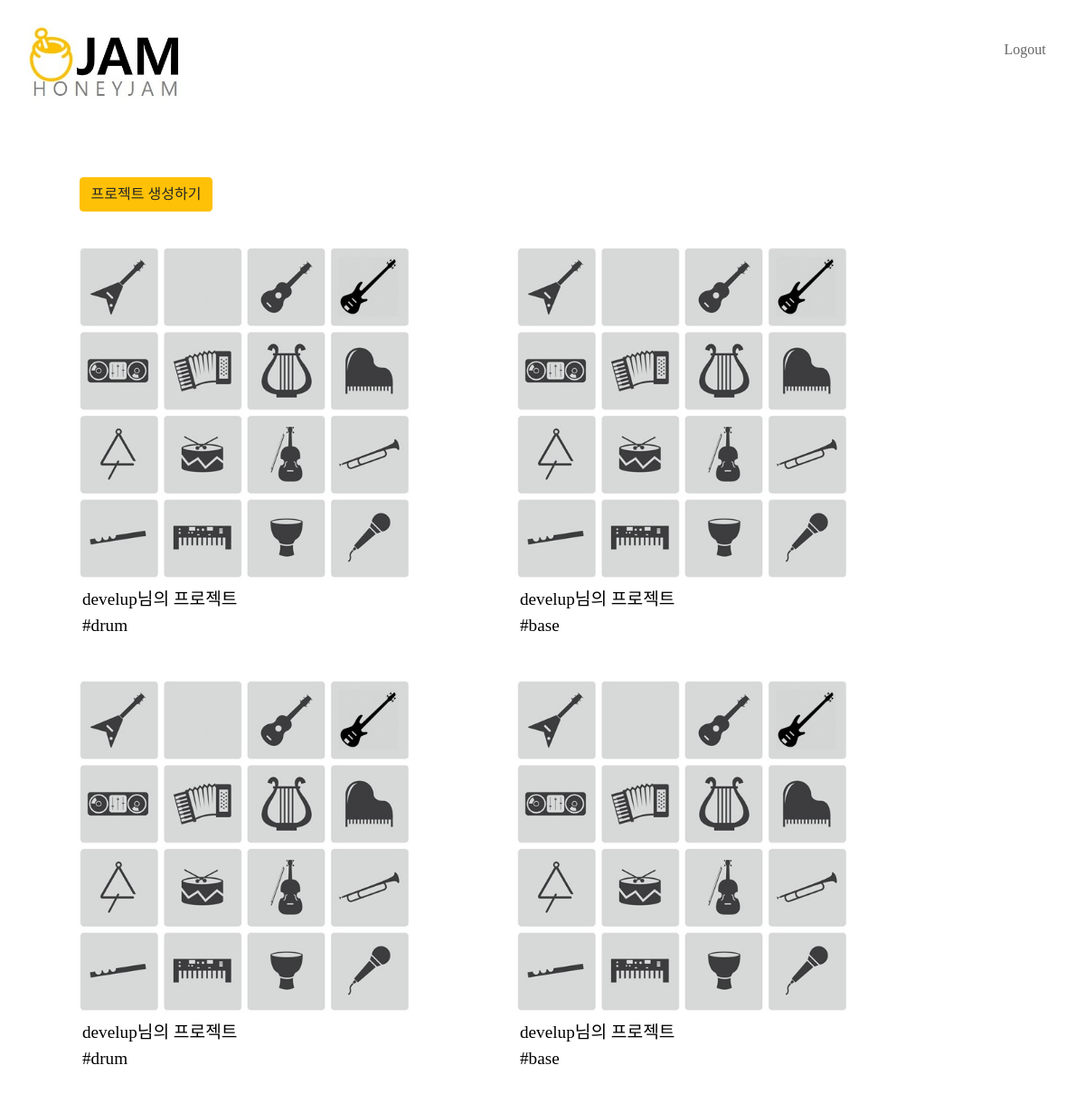
Page / (signed in) on the earlier database version.
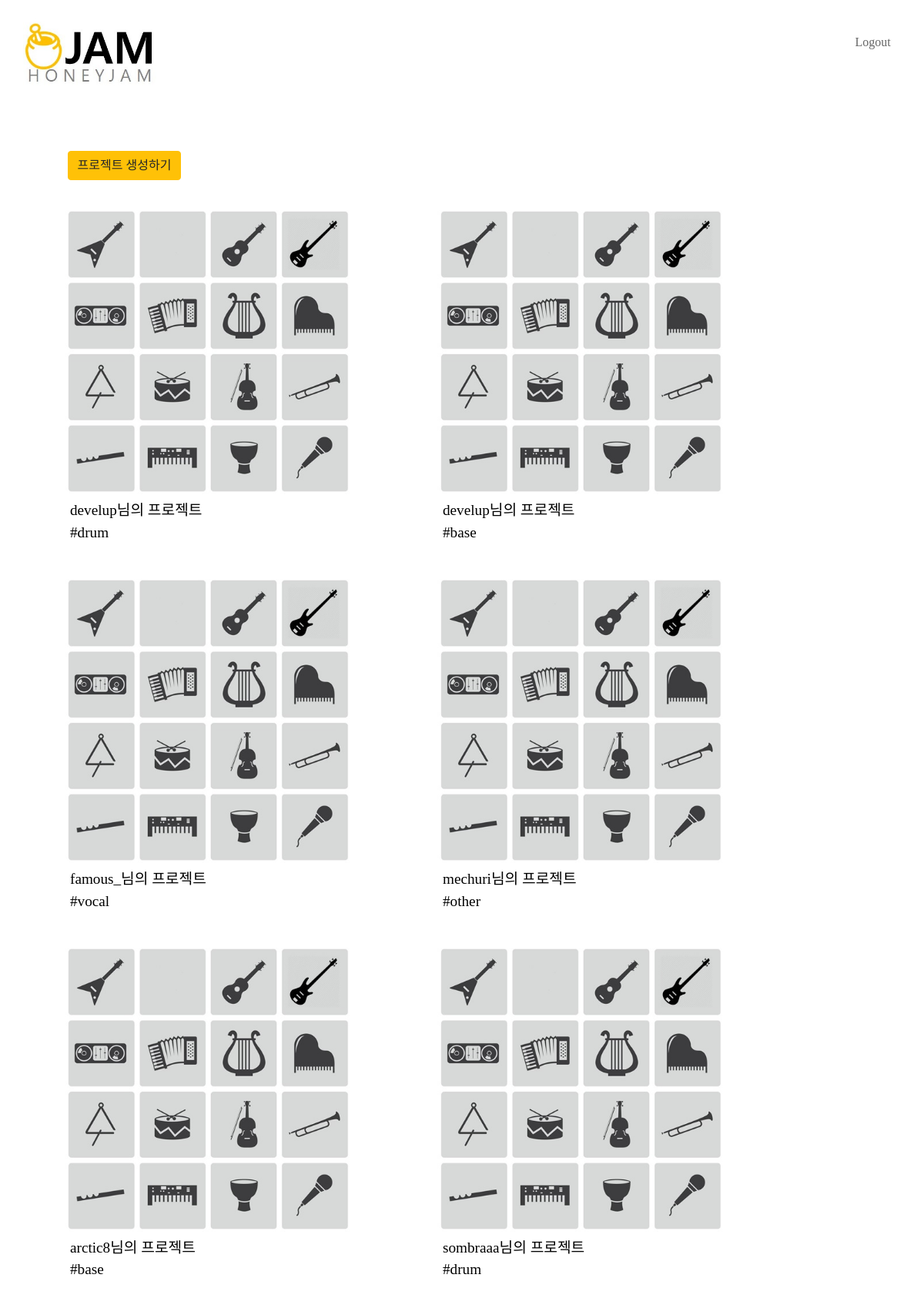
Same page on the later database version.
### jam/models.py (models this page shows)
class Project(models.Model):
    INST_CHOICES = (
        ('vocal', 'vocal'),
        ('drum', 'drum'),
        ('elec', 'elec'),
        ('piano', 'piano'),
        ('bass', 'bass'),
        ('other', 'other'),
    )
    inst = models.CharField(max_length=20, choices=INST_CHOICES)
    user = models.ForeignKey(User, on_delete = models.CASCADE)
    content = models.TextField()
    file = models.FileField(upload_to="music", null=True)
    created_at = models.DateTimeField(auto_now_add=True)
    updated_at = models.DateTimeField(auto_now=True)

### jam/views.py (the view)
# urls.py: path('', views.main, name='main'),
def main(request):
    request.POST.get('user')
    project = Project.objects.all()
    return render(request, 'main.html', {"project":project})

### jam/templates/main.html
{% extends 'base.html' %}
{% load staticfiles %}
{% block content %}
<link rel="stylesheet" href="{% static 'main.css' %}">
<div class="main-wrap">
    {% if user.is_authenticated %}
    <div class="create-btn">
        <a href="{% url 'jam:create_project' %}" class="btn btn-warning">프로젝트 생성하기</a>
    </div>
    <div class="item-wrap">
        {% for item in project %}
            <div class="item">
                <div class="item-img">
                    <img src="{% static 'inst_icon.jpg' %}" alt="이미지">
                </div>
                <div class="item-text">
                    <a href="{% url 'jam:detail' item.id %}" class="btn btn-link">
                        {{ item.user }}님의 프로젝트<br>
                        #{{item.inst}}
                    </a>
                </div>
            </div>
            {% empty %}
            <h1>아직 올라온 프로젝트가 없습니다.</h1>
            {% endfor %}
        {% else %}
          <p>아직 로그인 하지 않았습니다</p>
          <a href="{% url 'account_login' %}" class="btn btn-dark">로그인</a>
          <a href="{% url 'account_signup' %}" class="btn btn-dark">회원가입</a>
{% endif %}
    </div>
</div>
{% endblock %}

### templates/base.html (shortened to what this page needs)
<!doctype html>
<html>
  <head>
    {% load staticfiles %}
    <link rel="stylesheet" href="{% static 'style.css' %}">
    <link rel="stylesheet" href="https://stackpath.bootstrapcdn.com/bootstrap/4.3.1/css/bootstrap.min.css">
  </head>
  <body>
    <header>
        <a class='logo' href="/"><img class='logo-img' src="{% static 'honeyjam_logo.jpg' %}" alt="꿀잼"></a>
        {% if user.is_active %}
        <a href="{% url 'account_logout' %}" class='signIn-Out'>Logout</a>
        {% else %}
        <a class='signIn-Out' href="{% url 'account_login' %}">Sign In</a>
        {% endif %}
    </header>
    {% block content %}
    {% endblock %}
  </body>
</html>

### jam/static/style.css (style rules this page uses)
* { font-family: 'BBTreeGB'; }
body { width: 100%; background: #FFF593; }
header { width: 100%; height: 20%; display: -webkit-flex; -webkit-justify-content: space-between; display: flex; justify-content: space-between; padding: 20px; background: inherit; }
.logo { margin: 10px; }
.logo-img { width: 15%; height: auto; margin: none }
.signIn-Out { float: right; margin: 1%; padding: 1%; text-decoration: none; color: #666; font-size: 1em }

### jam/static/main.css (style rules this page uses)
.main-wrap { padding: 30px; margin: 0 auto; }
.create-btn { margin: 0 5vh; padding: 2.2vh; }
.item-wrap { overflow: hidden; }
.item { width: 50vh; height: auto; margin: 1vh 5vh; padding: 1vh; display: inline-block; justify-content: space-around; flex-direction: column; }
.item .item-text a { background: None; font-size: 1.2em; text-decoration: None; color: black; text-align: left; }
.item-img img { width: 100%; height: auto; }

Differences in the rows shown:
changed Project: user "develup" → "famous_"; inst "drum" → "vocal"
changed Project: user "develup" → "mechuri"; inst "base" → "other"
added Project: user "arctic8", inst "base"
added Project: user "sombraaa", inst "drum"
